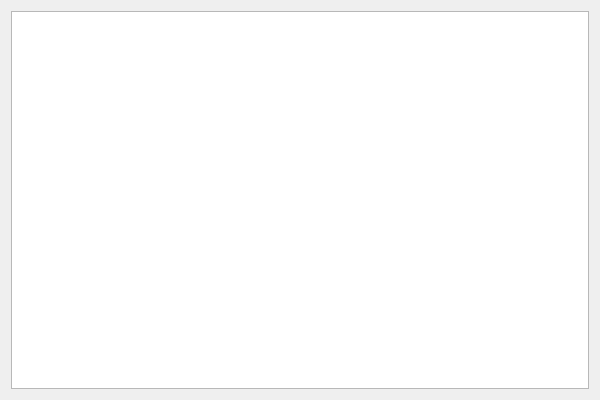
<?xml version="1.0" encoding="UTF-8"?>
<ui version="4.0">
 <class>ImgGrayOutClass</class>
 <widget class="QWidget" name="ImgGrayOutClass">
  <property name="geometry">
   <rect>
    <x>0</x>
    <y>0</y>
    <width>600</width>
    <height>400</height>
   </rect>
  </property>
  <property name="windowTitle">
   <string>ImgGrayOut</string>
  </property>
  <layout class="QGridLayout" name="gridLayout">
   <item row="0" column="0">
    <widget class="pGraphicsViewer" name="graphicsView"/>
   </item>
  </layout>
 </widget>
 <layoutdefault spacing="6" margin="11"/>
 <customwidgets>
  <customwidget>
   <class>pGraphicsViewer</class>
   <extends>QGraphicsView</extends>
   <header>../GraphicsViewer/pGraphicsViewer.h</header>
  </customwidget>
 </customwidgets>
 <resources>
  <include location="ImgGrayOut.qrc"/>
 </resources>
 <connections/>
</ui>
